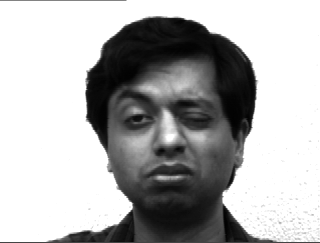
#> input picture database/10_11_.gif, 320 x 243 px; its folder holds only this picture in this run
$ python image.py   (Python 2 division)
#> lines starting #> are read from the running program, lines starting #| are printed output that depends on the picture
"""Face."""

from PIL import Image, ImageFilter
import numpy as np
import os


class Face(object):

    """Face from database."""

    def __init__(self, path):
        """Construct Face."""
#> called with path = 'database/10_11_.gif'
        self.path = path
        self.original = Image.open(path)
#> self.original is the input picture: PIL image 320x243 L; min 0, max 255, mean 176.2
        self.img = self.face()

        filename = os.path.basename(path)
        self.id = int(filename.split('_')[0])
        self.sub_id = int(filename.split('_')[1])

    def __str__(self):
        """Return string representation of Face."""
        return "{img.id:3} {img.sub_id}".format(img=self)

    def edges(self):
        """Find edges of image."""
        smooth = self.original.filter(ImageFilter.BLUR)
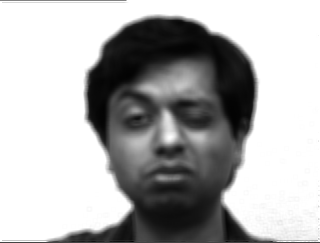
#> smooth: PIL image 320x243 L; min 3, max 255, mean 176.1
        edges = smooth.filter(ImageFilter.FIND_EDGES)
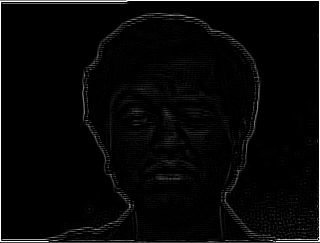
#> edges: PIL image 320x243 L; min 0, max 255, mean 7
        blur = edges.filter(ImageFilter.BLUR)
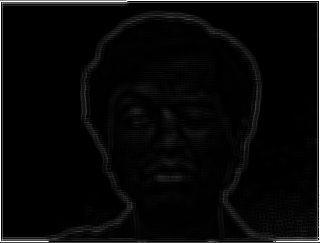
#> blur: PIL image 320x243 L; min 0, max 255, mean 8
        return blur

    @property
    def size(self):
        """Return size of image in (x, y)."""
        return self.img.size

    @property
    def vector(self):
        """Return column vector of image intensities."""
        size = self.size
        matrix = []
        for y in range(size[1]):
            matrix.append([self.img.getpixel((x, y)) for x in range(size[0])])

        matrix = np.matrix(matrix)
        return matrix.reshape((size[0] * self.size[1], 1))

    def face(self):
        img = self.edges()
        leftside_face = self.get_leftside_average(img)
        rightside_face = self.get_rightside_average(img)

        face_center = (leftside_face + rightside_face) / 2
        left_edge_crop = face_center - self.original.size[1] / 2
        right_edge_crop = face_center + self.original.size[1] / 2

        return self.original.crop(
            [left_edge_crop, 0, right_edge_crop, self.original.size[1]]
        )

    def get_leftside_average(self, img):
        """Return the value of the average of the left_most_points."""
        width = img.size[0]
#> width = 320
        height = img.size[1]
#> height = 243

        left_most_points = []
        for y in range(int(height / 5), int(6 * height / 7)):
            row = [
                (img.getpixel((x, y)), x)
                for x in range(width / 10, width / 2)
            ]
            sorted_row = sorted(row, key=lambda x: x[0])

            left_most_points.append(sorted_row[-1][1])
#> after the loop, left_most_points = 160 values, max 159 at index 129, min 84 at index 30, mean 99.54
#> in face, `leftside_face = self.get_leftside_average(img)`: leftside_face = 97

        return int(np.median(left_most_points))

    def get_rightside_average(self, img):
        """Return the value of the average of the right_most_points."""
        width = img.size[0]
#> width = 320
        height = img.size[1]
#> height = 243

        right_most_points = []
        for y in range(int(height / 5), int(6 * height / 7)):
            row = [
                (img.getpixel((x, y)), x)
                for x in range(9 * width / 10, width / 2, -1)
            ]
            sorted_row = sorted(row, key=lambda x: x[0])

            right_most_points.append(sorted_row[-1][1])
#> after the loop, right_most_points = 160 values, max 260 at index 32, min 161 at index 128, mean 241.6

        return int(np.median(right_most_points))


def get_faces():
    """Get images."""
    for root, directories, filenames in os.walk('database'):
        for filename in filenames:
            if filename.endswith('.gif'):
                path = os.path.join(root, filename)
                yield Face(path)


if __name__ == '__main__':
    for face in get_faces():
        # face.img.show()
#> in face, `rightside_face = self.get_rightside_average(img)`: rightside_face = 248
#> in face, `face_center = (leftside_face + rightside_face) / 2`: face_center = 172
#> in face, `left_edge_crop = face_center - self.original.size[1] / 2`: left_edge_crop = 51
#> in face, `right_edge_crop = face_center + self.original.size[1] / 2`: right_edge_crop = 293
#> in face, `return self.original.crop( [left_edge_crop, 0, right_edge_crop, self.o..`:
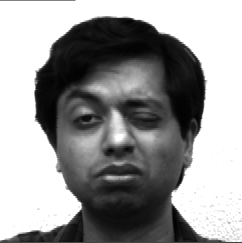
#> returned value: PIL image 242x243 L; min 0, max 255, mean 151.4
        print face.size
        print np.shape(face.vector)
#> after the loop in vector, `for y in range(size[1]):`: matrix = 243 items
        break

$ run again, on database/10_1_.gif
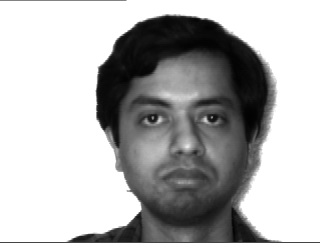
#> input picture database/10_1_.gif, 320 x 243 px
#> in __init__, self.original is the input picture: PIL image 320x243 L; min 2, max 255, mean 177.9
#> in edges, `blur = edges.filter(ImageFilter.BLUR)`:
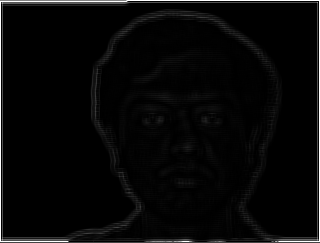
#> blur: PIL image 320x243 L; min 0, max 255, mean 7.6
#> after the loop in get_leftside_average, `for y in range(int(height / 5), int(6 * height / 7)):`: left_most_points = 160 values, max 159 at index 72, min 95 at index 38, mean 109.3
#> leftside_face = 106
#> after the loop in get_rightside_average, `for y in range(int(height / 5), int(6 * height / 7)):`: right_most_points = 160 values, max 278 at index 42, min 162 at index 47, mean 250.2
#> rightside_face = 261
#> face_center = 183
#> left_edge_crop = 62
#> right_edge_crop = 304
#> in face, `return self.original.crop( [left_edge_crop, 0, right_edge_crop, self.o..`:
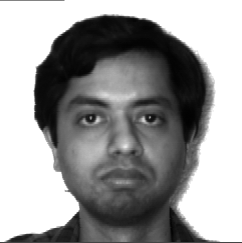
#> returned value: PIL image 242x243 L; min 2, max 255, mean 153.5
#> after the loop in vector, `for y in range(size[1]):`: matrix = 243 items
